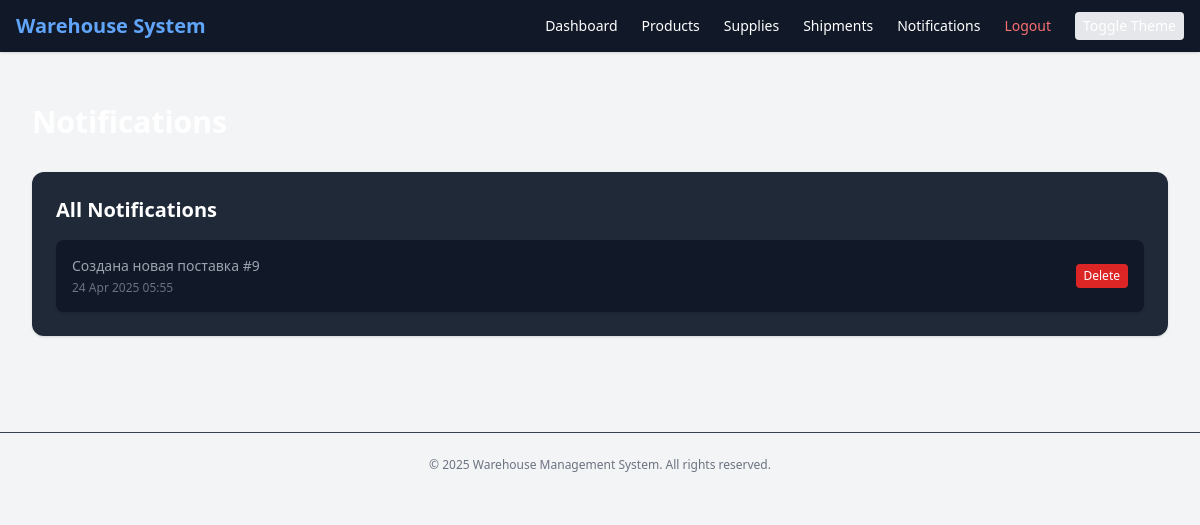
The app's page /notifications/ (signed in) with its own data.
### warehouse/models.py (models this page shows, shortened)
class Notification(models.Model):
    user = models.ForeignKey(User, on_delete=models.CASCADE, related_name="notifications")
    message = models.CharField(max_length=255)
    is_read = models.BooleanField(default=False)
    created_at = models.DateTimeField(auto_now_add=True)

### warehouse/views.py (the view)
# urls.py: path('notifications/', views.notifications_view, name='notifications'),
@login_required
def notifications_view(request):
    notifications = Notification.objects.filter(user=request.user).order_by('-created_at')
    return render(request, 'notifications.html', {'notifications': notifications})

### warehouse/templates/notifications.html (shortened to what this page needs)
{% extends 'base.html' %}
{% block content %}
<div class="text-white px-4 py-6">
  <h1 class="text-3xl font-semibold mb-8">Notifications</h1>
  <div class="bg-gray-800 rounded-xl p-6 shadow">
    <h2 class="text-xl font-semibold text-white mb-4">All Notifications</h2>
    {% if notifications %}
      <ul class="space-y-4">
        {% for notif in notifications %}
          <li class="flex justify-between items-start p-4 rounded-lg {% if not notif.is_read %}bg-gray-700{% else %}bg-gray-900{% endif %} shadow">
            <div>
              <p class="text-sm {% if not notif.is_read %}text-white font-semibold{% else %}text-gray-400{% endif %}">
                {{ notif.message }}
              </p>
              <p class="text-xs text-gray-500 mt-1">{{ notif.created_at|date:"d M Y H:i" }}</p>
            </div>
            <div class="flex gap-2 items-center">
              <a href="{% url 'delete_notification' notif.id %}" class="text-xs bg-red-600 text-white px-2 py-1 rounded hover:bg-red-700 transition">Delete</a>
            </div>
          </li>
        {% endfor %}
      </ul>
    {% else %}
      <p class="text-gray-500 text-sm">No notifications found.</p>
    {% endif %}
  </div>
</div>
{% endblock %}

### staticfiles/css/style.css (style rules this page uses)
html, :host { line-height: 1.5; -webkit-text-size-adjust: 100%; -moz-tab-size: 4; -o-tab-size: 4; tab-size: 4; font-family: ui-sans-serif, system-ui, sans-serif, "Apple Color Emoji", "Segoe UI Emoji", "Segoe UI Symbol", "Noto Color Emoji"; font-feature-settings: normal; font-variation-settings: normal; -webkit-tap-highlight-color: transparent; }
body { margin: 0; line-height: inherit; }
h1, h2, h3, h4, h5, h6 { font-size: inherit; font-weight: inherit; }
a { color: inherit; text-decoration: inherit; }
blockquote, dl, dd, h1, h2, h3, h4, h5, h6, hr, figure, p, pre { margin: 0; }
ol, ul, menu { list-style: none; margin: 0; padding: 0; }
.mb-4 { margin-bottom: 1rem; }
.mb-8 { margin-bottom: 2rem; }
.mt-1 { margin-top: 0.25rem; }
.flex { display: flex; }
.items-center { align-items: center; }
.justify-between { justify-content: space-between; }
.gap-2 { gap: 0.5rem; }
.rounded { border-radius: 0.25rem; }
.rounded-lg { border-radius: 0.5rem; }
.rounded-xl { border-radius: 0.75rem; }
.bg-gray-100 { --tw-bg-opacity: 1; background-color: rgb(243 244 246 / var(--tw-bg-opacity)); }
.bg-red-600 { --tw-bg-opacity: 1; background-color: rgb(220 38 38 / var(--tw-bg-opacity)); }
.bg-gray-800 { --tw-bg-opacity: 1; background-color: rgb(31 41 55 / var(--tw-bg-opacity)); }
.bg-gray-900 { --tw-bg-opacity: 1; background-color: rgb(17 24 39 / var(--tw-bg-opacity)); }
.p-6 { padding: 1.5rem; }
.p-4 { padding: 1rem; }
.px-2 { padding-left: 0.5rem; padding-right: 0.5rem; }
.px-4 { padding-left: 1rem; padding-right: 1rem; }
.py-1 { padding-top: 0.25rem; padding-bottom: 0.25rem; }
.py-6 { padding-top: 1.5rem; padding-bottom: 1.5rem; }
.text-sm { font-size: 0.875rem; line-height: 1.25rem; }
.text-xl { font-size: 1.25rem; line-height: 1.75rem; }
.text-xs { font-size: 0.75rem; line-height: 1rem; }
.text-3xl { font-size: 1.875rem; line-height: 2.25rem; }
.font-semibold { font-weight: 600; }
.text-gray-400 { --tw-text-opacity: 1; color: rgb(156 163 175 / var(--tw-text-opacity)); }
.text-gray-500 { --tw-text-opacity: 1; color: rgb(107 114 128 / var(--tw-text-opacity)); }
.text-gray-900 { --tw-text-opacity: 1; color: rgb(17 24 39 / var(--tw-text-opacity)); }
.text-white { --tw-text-opacity: 1; color: rgb(255 255 255 / var(--tw-text-opacity)); }
.shadow { --tw-shadow: 0 1px 3px 0 rgb(0 0 0 / 0.1), 0 1px 2px -1px rgb(0 0 0 / 0.1); --tw-shadow-colored: 0 1px 3px 0 var(--tw-shadow-color), 0 1px 2px -1px var(--tw-shadow-color); box-shadow: var(--tw-ring-offset-shadow, 0 0 #0000), var(--tw-ring-shadow, 0 0 #0000), var(--tw-shadow); }
.transition-colors { transition-property: color, background-color, border-color, text-decoration-color, fill, stroke; transition-timing-function: cubic-bezier(0.4, 0, 0.2, 1); transition-duration: 150ms; }
.transition { transition-property: color, background-color, border-color, text-decoration-color, fill, stroke, opacity, box-shadow, transform, filter, -webkit-backdrop-filter; transition-property: color, background-color, border-color, text-decoration-color, fill, stroke, opacity, box-shadow, transform, filter, backdrop-filter; transition-property: color, background-color, border-color, text-decoration-color, fill, stroke, opacity, box-shadow, transform, filter, backdrop-filter, -webkit-backdrop-filter; transition-timing-function: cubic-bezier(0.4, 0, 0.2, 1); transition-duration: 150ms; }
.duration-300 { transition-duration: 300ms; }

### records on screen
Notification: message "Создана новая поставка #9", created_at "24 Apr 2025 05:55"
